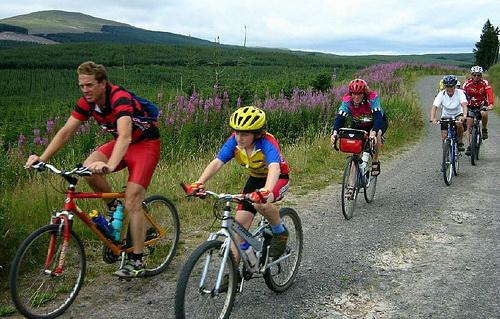
//> input picture opencv/sources/samples/data/dnn/rgb.jpg, 500 x 319 px
$ ./Morphology_1 ../../../data/dnn/rgb.jpg   (built with g++ and OpenCV 4)
//> lines starting //> are read from the running program, lines starting //| are printed output that depends on the picture
/**
 * @file Morphology_1.cpp
 * @brief Erosion and Dilation sample code
 * @author OpenCV team
 */

#include "opencv2/imgproc.hpp"
#include "opencv2/highgui.hpp"
#include <iostream>

using namespace cv;
using namespace std;

/// Global variables
Mat src, erosion_dst, dilation_dst;

int erosion_elem = 0;
int erosion_size = 0;
int dilation_elem = 0;
int dilation_size = 0;
int const max_elem = 2;
int const max_kernel_size = 21;

/** Function Headers */
void Erosion( int, void* );
void Dilation( int, void* );

/**
 * @function main
 */
int main( int argc, char** argv )
{
  /// Load an image
  CommandLineParser parser( argc, argv, "{@input | ../data/chicky_512.png | input image}" );
  src = imread( parser.get<String>( "@input" ), IMREAD_COLOR );
//> src is the input picture: 319 rows x 500 cols, CV_8UC3; mean B, G, R 97.6, 112, 107.7
  if( src.empty() )
  {
    cout << "Could not open or find the image!\n" << endl;
    cout << "Usage: " << argv[0] << " <Input image>" << endl;
    return -1;
  }

  /// Create windows
  namedWindow( "Erosion Demo", WINDOW_AUTOSIZE );
  namedWindow( "Dilation Demo", WINDOW_AUTOSIZE );
  moveWindow( "Dilation Demo", src.cols, 0 );

  /// Create Erosion Trackbar
  createTrackbar( "Element:\n 0: Rect \n 1: Cross \n 2: Ellipse", "Erosion Demo",
          &erosion_elem, max_elem,
          Erosion );
//> slider 'Element:\n 0: Rect \n 1: Cross \n' is set to 1

  createTrackbar( "Kernel size:\n 2n +1", "Erosion Demo",
          &erosion_size, max_kernel_size,
          Erosion );
//> slider 'Kernel size:\n 2n +1' is set to 7

  /// Create Dilation Trackbar
  createTrackbar( "Element:\n 0: Rect \n 1: Cross \n 2: Ellipse", "Dilation Demo",
          &dilation_elem, max_elem,
          Dilation );
//> slider 'Element:\n 0: Rect \n 1: Cross \n' is set to 1

  createTrackbar( "Kernel size:\n 2n +1", "Dilation Demo",
          &dilation_size, max_kernel_size,
          Dilation );
//> slider 'Kernel size:\n 2n +1' is set to 7

  /// Default start
  Erosion( 0, 0 );
  Dilation( 0, 0 );

  waitKey(0);
  return 0;
}

//![erosion]
/**
 * @function Erosion
 */
void Erosion( int, void* )
{
  int erosion_type = 0;
  if( erosion_elem == 0 ){ erosion_type = MORPH_RECT; }
  else if( erosion_elem == 1 ){ erosion_type = MORPH_CROSS; }
  else if( erosion_elem == 2) { erosion_type = MORPH_ELLIPSE; }

  //![kernel]
  Mat element = getStructuringElement( erosion_type,
                       Size( 2*erosion_size + 1, 2*erosion_size+1 ),
                       Point( erosion_size, erosion_size ) );
  //![kernel]

  /// Apply the erosion operation
  erode( src, erosion_dst, element );
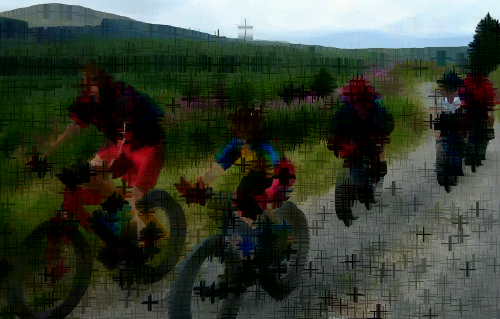
//> erosion_dst: 319 rows x 500 cols, CV_8UC3; mean B, G, R 52.6, 64.8, 57.7
  imshow( "Erosion Demo", erosion_dst );
}
//![erosion]

//![dilation]
/**
 * @function Dilation
 */
void Dilation( int, void* )
{
  int dilation_type = 0;
  if( dilation_elem == 0 ){ dilation_type = MORPH_RECT; }
  else if( dilation_elem == 1 ){ dilation_type = MORPH_CROSS; }
  else if( dilation_elem == 2) { dilation_type = MORPH_ELLIPSE; }

  Mat element = getStructuringElement( dilation_type,
                       Size( 2*dilation_size + 1, 2*dilation_size+1 ),
                       Point( dilation_size, dilation_size ) );

  /// Apply the dilation operation
  dilate( src, dilation_dst, element );
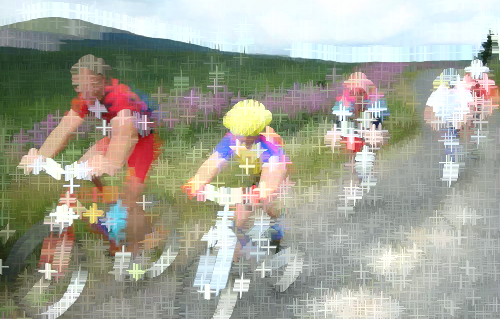
//> dilation_dst: 319 rows x 500 cols, CV_8UC3; mean B, G, R 152.3, 165.5, 164
  imshow( "Dilation Demo", dilation_dst );
}
//![dilation]
